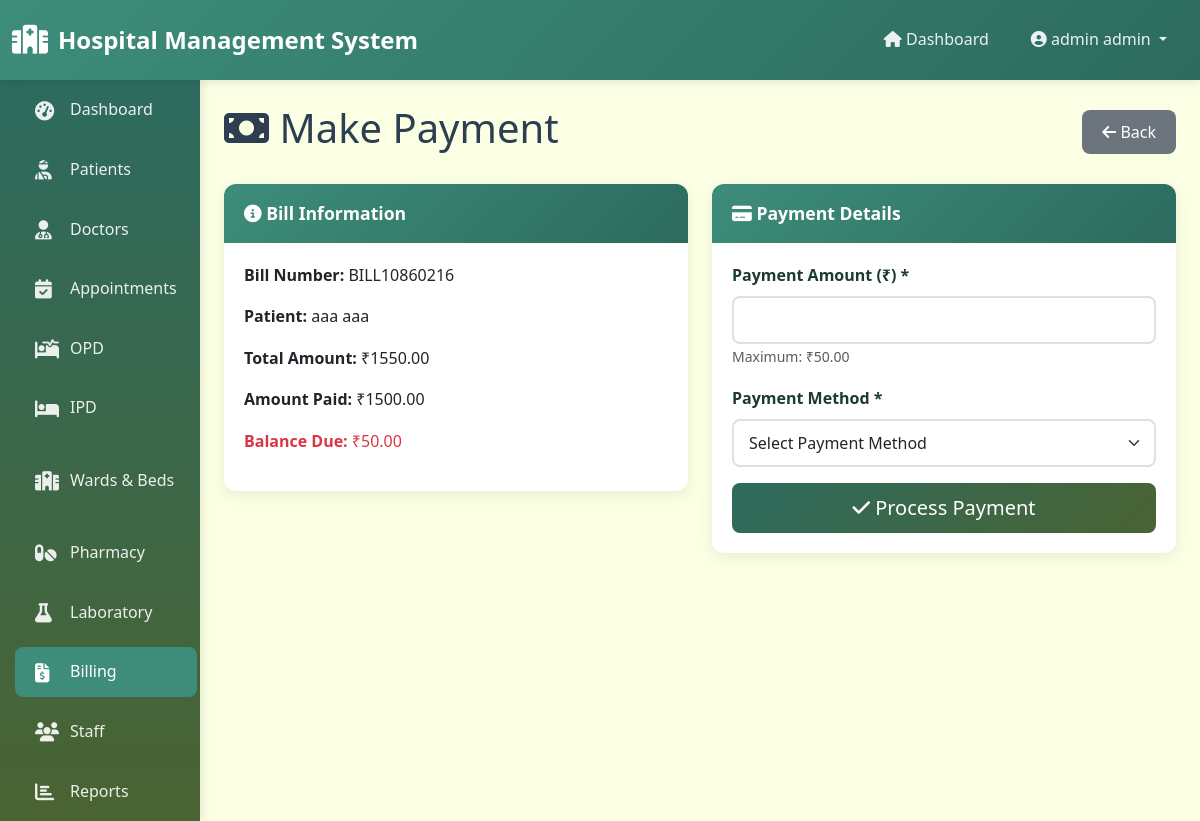
The page /billing/1/payment/ (signed in) on the database its author committed.
### core/models.py (models this page shows, shortened)
class Bill(models.Model):
    STATUS_CHOICES = [
        ('unpaid', 'Unpaid'),
        ('paid', 'Paid'),
        ('partial', 'Partial'),
    ]
    PAYMENT_METHOD_CHOICES = [
        ('cash', 'Cash'),
        ('card', 'Card'),
        ('upi', 'UPI'),
        ('insurance', 'Insurance'),
    ]
    bill_number = models.CharField(max_length=20, unique=True)
    patient = models.ForeignKey(Patient, on_delete=models.CASCADE)
    opd_record = models.ForeignKey(OPDRecord, on_delete=models.SET_NULL, null=True, blank=True)
    ipd_record = models.ForeignKey(IPDRecord, on_delete=models.SET_NULL, null=True, blank=True)
    consultation_fee = models.DecimalField(max_digits=10, decimal_places=2, default=0)
    room_charges = models.DecimalField(max_digits=10, decimal_places=2, default=0)
    medicine_charges = models.DecimalField(max_digits=10, decimal_places=2, default=0)
    lab_charges = models.DecimalField(max_digits=10, decimal_places=2, default=0)
    other_charges = models.DecimalField(max_digits=10, decimal_places=2, default=0)
    subtotal = models.DecimalField(max_digits=10, decimal_places=2, default=0)
    discount = models.DecimalField(max_digits=10, decimal_places=2, default=0)
    tax = models.DecimalField(max_digits=10, decimal_places=2, default=0)
    total_amount = models.DecimalField(max_digits=10, decimal_places=2, default=0)
    amount_paid = models.DecimalField(max_digits=10, decimal_places=2, default=0)
    balance = models.DecimalField(max_digits=10, decimal_places=2, default=0)
    status = models.CharField(max_length=20, choices=STATUS_CHOICES, default='unpaid')
    payment_method = models.CharField(max_length=20, choices=PAYMENT_METHOD_CHOICES, blank=True)
    created_by = models.ForeignKey(User, on_delete=models.SET_NULL, null=True)
    created_at = models.DateTimeField(auto_now_add=True)
    updated_at = models.DateTimeField(auto_now=True)

class Patient(models.Model):
    GENDER_CHOICES = [
        ('M', 'Male'),
        ('F', 'Female'),
        ('O', 'Other'),
    ]
    BLOOD_GROUP_CHOICES = [
        ('A+', 'A+'), ('A-', 'A-'),
        ('B+', 'B+'), ('B-', 'B-'),
        ('AB+', 'AB+'), ('AB-', 'AB-'),
        ('O+', 'O+'), ('O-', 'O-'),
    ]
    user = models.OneToOneField(User, on_delete=models.CASCADE, related_name='patient_profile', null=True, blank=True)
    patient_id = models.CharField(max_length=20, unique=True)
    first_name = models.CharField(max_length=100)
    last_name = models.CharField(max_length=100)
    gender = models.CharField(max_length=1, choices=GENDER_CHOICES)
    date_of_birth = models.DateField()
    blood_group = models.CharField(max_length=3, choices=BLOOD_GROUP_CHOICES)
    phone = models.CharField(max_length=15)
    email = models.EmailField(blank=True)
    address = models.TextField()
    emergency_contact = models.CharField(max_length=15)
    emergency_contact_name = models.CharField(max_length=100)
    medical_history = models.TextField(blank=True)
    allergies = models.TextField(blank=True)
    registered_date = models.DateTimeField(auto_now_add=True)
    updated_at = models.DateTimeField(auto_now=True)
    def get_full_name(self):
        return f"{self.first_name} {self.last_name}"

### core/views.py (the view, shortened to what this page needs)
# urls.py: path('billing/<int:pk>/payment/', views.bill_payment, name='bill_payment'),
@login_required
@admin_required
def bill_payment(request, pk):
    bill = get_object_or_404(Bill, pk=pk)
    context = {'bill': bill}
    return render(request, 'billing/bill_payment.html', context)

### templates/billing/bill_payment.html (shortened to what this page needs)
{% extends 'base.html' %}
{% load static %}
{% block content %}
<div class="fade-in">
    <div class="d-flex justify-content-between align-items-center mb-4">
        <h1><i class="fas fa-money-bill"></i> Make Payment</h1>
        <a href="{% url 'bill_detail' bill.pk %}" class="btn btn-secondary">
            <i class="fas fa-arrow-left"></i> Back
        </a>
    </div>
    <div class="row">
        <div class="col-md-6">
            <div class="card">
                <div class="card-header">
                    <i class="fas fa-info-circle"></i> Bill Information
                </div>
                <div class="card-body">
                    <p><strong>Bill Number:</strong> {{ bill.bill_number }}</p>
                    <p><strong>Patient:</strong> {{ bill.patient.get_full_name }}</p>
                    <p><strong>Total Amount:</strong> ₹{{ bill.total_amount|floatformat:2 }}</p>
                    <p><strong>Amount Paid:</strong> ₹{{ bill.amount_paid|floatformat:2 }}</p>
                    <p class="text-danger"><strong>Balance Due:</strong> ₹{{ bill.balance|floatformat:2 }}</p>
                </div>
            </div>
        </div>
        <div class="col-md-6">
            <div class="card">
                <div class="card-header">
                    <i class="fas fa-credit-card"></i> Payment Details
                </div>
                <div class="card-body">
                    <form method="post">
                        <div class="mb-3">
                            <label for="amount" class="form-label">Payment Amount (₹) *</label>
                            <input type="number" class="form-control" id="amount" name="amount" min="0"
                                max="{{ bill.balance }}" step="0.01" required>
                            <small class="text-muted">Maximum: ₹{{ bill.balance|floatformat:2 }}</small>
                        </div>
                        <div class="mb-3">
                            <label for="payment_method" class="form-label">Payment Method *</label>
                            <select class="form-select" id="payment_method" name="payment_method" required>
                                <option value="">Select Payment Method</option>
                            </select>
                        </div>
                        <div class="d-grid">
                            <button type="submit" class="btn btn-success btn-lg">
                                <i class="fas fa-check"></i> Process Payment
                            </button>
                        </div>
                    </form>
                </div>
            </div>
        </div>
    </div>
</div>
{% endblock %}

### templates/base.html (shortened to what this page needs)
{% load static %}
<!DOCTYPE html>
<html lang="en">
<head>
    <link href="https://cdn.jsdelivr.net/npm/bootstrap@5.3.0/dist/css/bootstrap.min.css" rel="stylesheet">
    <link rel="stylesheet" href="https://cdnjs.cloudflare.com/ajax/libs/font-awesome/6.4.0/css/all.min.css">
    <link rel="stylesheet" href="{% static 'css/style.css' %}">
</head>
<body>
    {% if user.is_authenticated %}
    <nav class="navbar navbar-expand-lg navbar-dark">
        <div class="container-fluid">
            <a class="navbar-brand" href="{% url 'dashboard' %}">
                <i class="fas fa-hospital"></i>
                Hospital Management System
            </a>
            <div class="collapse navbar-collapse" id="navbarNav">
                <ul class="navbar-nav ms-auto">
                    <li class="nav-item">
                        <a class="nav-link" href="{% url 'dashboard' %}">
                            <i class="fas fa-home"></i> Dashboard
                        </a>
                    </li>
                    <li class="nav-item dropdown">
                        <a class="nav-link dropdown-toggle" href="#" id="navbarDropdown" role="button" data-bs-toggle="dropdown">
                            <i class="fas fa-user-circle"></i> {{ user.get_full_name|default:user.username }}
                        </a>
                    </li>
                </ul>
            </div>
        </div>
    </nav>
    <div class="container-fluid">
        <div class="row">
            <div class="col-md-2 p-0 sidebar">
                <nav class="nav flex-column">
                    <a class="nav-link {% if request.resolver_match.url_name == 'dashboard' or 'dashboard' in request.resolver_match.url_name %}active{% endif %}" href="{% url 'dashboard' %}">
                        <i class="fas fa-tachometer-alt"></i> Dashboard
                    </a>
                    {% if user.profile.role == 'admin' %}
                        <a class="nav-link {% if 'patient' in request.resolver_match.url_name %}active{% endif %}" href="{% url 'patient_list' %}">
                            <i class="fas fa-user-injured"></i> Patients
                        </a>
                        <a class="nav-link {% if 'doctor' in request.resolver_match.url_name %}active{% endif %}" href="{% url 'doctor_list' %}">
                            <i class="fas fa-user-md"></i> Doctors
                        </a>
                        <a class="nav-link {% if 'appointment' in request.resolver_match.url_name %}active{% endif %}" href="{% url 'appointment_list' %}">
                            <i class="fas fa-calendar-check"></i> Appointments
                        </a>
                        <a class="nav-link {% if 'opd' in request.resolver_match.url_name %}active{% endif %}" href="{% url 'opd_list' %}">
                            <i class="fas fa-procedures"></i> OPD
                        </a>
                        <a class="nav-link {% if 'ipd' in request.resolver_match.url_name %}active{% endif %}" href="{% url 'ipd_list' %}">
                            <i class="fas fa-bed"></i> IPD
                        </a>
                        <a class="nav-link {% if 'ward' in request.resolver_match.url_name or 'bed' in request.resolver_match.url_name %}active{% endif %}" href="{% url 'ward_list' %}">
                            <i class="fas fa-hospital-alt"></i> Wards & Beds
                        </a>
                        <a class="nav-link {% if 'medicine' in request.resolver_match.url_name %}active{% endif %}" href="{% url 'medicine_list' %}">
                            <i class="fas fa-pills"></i> Pharmacy
                        </a>
                        <a class="nav-link {% if 'lab' in request.resolver_match.url_name %}active{% endif %}" href="{% url 'lab_test_list' %}">
                            <i class="fas fa-flask"></i> Laboratory
                        </a>
                        <a class="nav-link {% if 'bill' in request.resolver_match.url_name %}active{% endif %}" href="{% url 'bill_list' %}">
                            <i class="fas fa-file-invoice-dollar"></i> Billing
                        </a>
                        <a class="nav-link {% if 'staff' in request.resolver_match.url_name or 'attendance' in request.resolver_match.url_name %}active{% endif %}" href="{% url 'staff_list' %}">
                            <i class="fas fa-users"></i> Staff
                        </a>
                        <a class="nav-link {% if 'report' in request.resolver_match.url_name %}active{% endif %}" href="{% url 'reports_dashboard' %}">
                            <i class="fas fa-chart-bar"></i> Reports
                        </a>
                    {% endif %}
                </nav>
            </div>
            <div class="col-md-10 p-4">
                {% block content %}{% endblock %}
            </div>
        </div>
    </div>
    {% else %}
        {% block login_content %}{% endblock %}
    {% endif %}
</body>
</html>

### static/css/style.css (style rules this page uses)
:root { --primary-color: #3D8D7A; --secondary-color: #2D6B5F; --accent-color: #B3D8A8; --light-color: #FBFFE4; --dark-color: #1a3a33; --text-color: #2c3e50; --border-color: #d4e8d8; --success-color: #3D8D7A; --danger-color: #d9534f; --warning-color: #f0ad4e; --info-color: #5bc0de; }
* { margin: 0; padding: 0; box-sizing: border-box; }
body { font-family: 'Segoe UI', Tahoma, Geneva, Verdana, sans-serif; background-color: var(--light-color); color: var(--text-color); line-height: 1.6; }
.navbar { background: linear-gradient(135deg, var(--primary-color), var(--secondary-color)) !important; box-shadow: 0 2px 10px rgba(0,0,0,0.1); padding: 1rem 0; }
.navbar-brand { font-weight: 700; font-size: 1.5rem; color: white !important; display: flex; align-items: center; gap: 10px; }
.navbar-brand i { font-size: 1.8rem; }
.navbar-nav .nav-link { color: rgba(255,255,255,0.9) !important; font-weight: 500; padding: 0.5rem 1rem !important; transition: all 0.3s ease; border-radius: 5px; margin: 0 5px; }
.sidebar { background: linear-gradient(180deg, var(--secondary-color), #4a6332); min-height: calc(100vh - 76px); padding: 20px 0; box-shadow: 2px 0 10px rgba(0,0,0,0.1); }
.sidebar .nav-link { color: rgba(255,255,255,0.9); padding: 12px 20px; margin: 5px 15px; border-radius: 8px; transition: all 0.3s ease; display: flex; align-items: center; gap: 10px; }
.sidebar .nav-link.active { background-color: var(--primary-color); color: white; }
.sidebar .nav-link i { font-size: 1.2rem; width: 25px; }
.card { border: none; border-radius: 12px; box-shadow: 0 4px 15px rgba(0,0,0,0.08); transition: all 0.3s ease; margin-bottom: 20px; }
.card-header { background: linear-gradient(135deg, var(--primary-color), var(--secondary-color)); color: white; border: none; border-radius: 12px 12px 0 0 !important; padding: 15px 20px; font-weight: 600; font-size: 1.1rem; }
.card-body { padding: 20px; }
.btn { border-radius: 8px; padding: 10px 20px; font-weight: 500; transition: all 0.3s ease; border: none; }
.btn-success { background: linear-gradient(135deg, var(--secondary-color), #4a6332); color: white; }
.form-control, .form-select { border: 2px solid #e0e0e0; border-radius: 8px; padding: 10px 15px; transition: all 0.3s ease; }
.form-label { font-weight: 600; color: var(--dark-color); margin-bottom: 8px; }
.fade-in { animation: fadeIn 0.5s ease-in-out; }

### rows shown on the page
Bill: bill_number "BILL10860216", patient.get_full_name "aaa aaa", total_amount "1550.00", amount_paid "1500.00", balance "50.00"

### other values the page prints
{{ user.get_full_name|default:user.username }} "admin admin"
